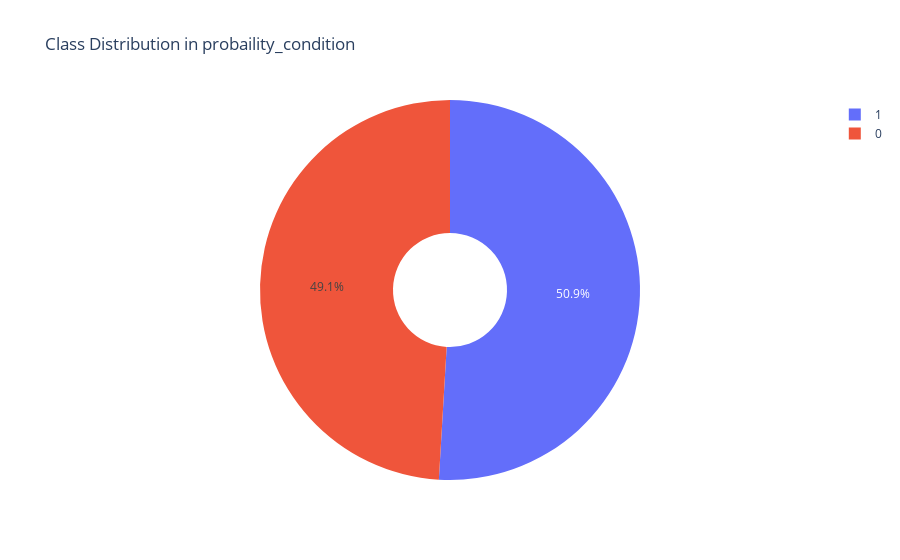

Notebook code for this chart:
### Code cell
import plotly.express as px

colors = ['#FF6347', '#4682B4'] 
labels = {0: 'No Flood', 1: 'Flood'}

fig = px.pie(
    names=class_distribution.index, 
    values=class_distribution.values,
    color=class_distribution.index,
    color_discrete_map=labels,
    title='Class Distribution in probaility_condition',
    hole=0.3,  # Donut chart
    labels=labels  # Update labels
)

fig.show()

### Figure 1 — Plotly figure (JSON) as saved in the notebook; plotly's stock layout.template omitted (floating-point values rounded to 4 significant figures)
{"data": [{"customdata": [[1], [0]], "domain": {"x": [0, 1], "y": [0, 1]}, "hole": 0.3, "hovertemplate": "label=%{label}<br>value=%{value}<br>color=%{customdata[0]}<extra></extra>", "labels": [1, 0], "legendgroup": "", "marker": {"colors": ["Flood", "No Flood"]}, "name": "", "showlegend": true, "type": "pie", "values": [569434, 548523]}], "layout": {"autosize": true, "legend": {"tracegroupgap": 0}, "title": {"text": "Class Distribution in probaility_condition"}}}
